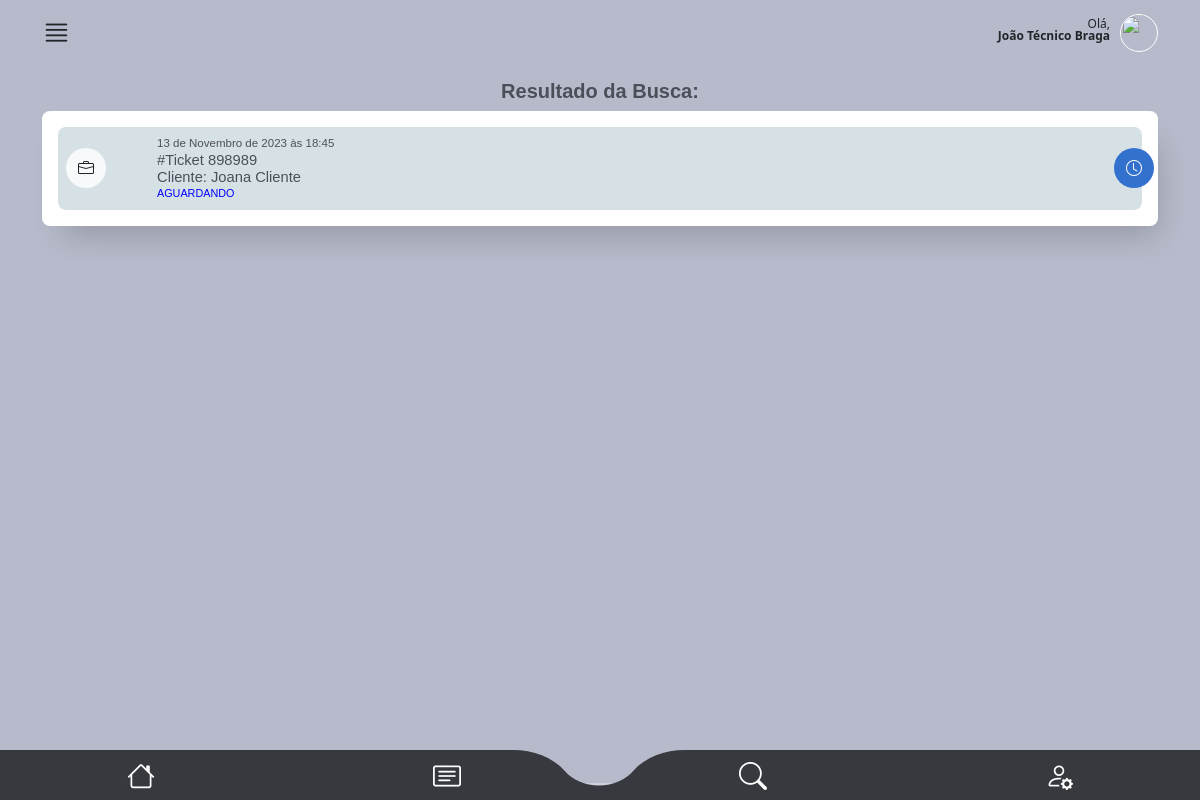
Before: /main/tela_busca_resultado/ (signed in) with the older database file.
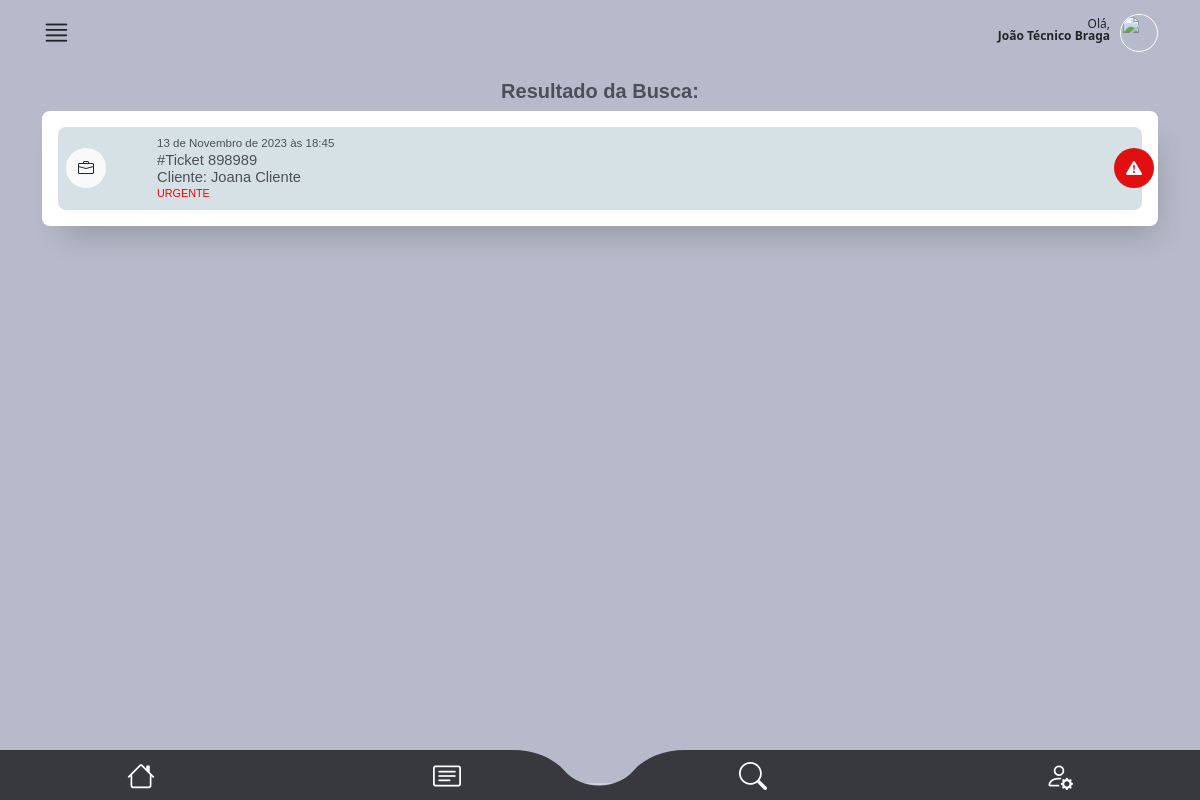
After: the same page with the newer database file.
### staff/models.py (models this page shows, shortened)
class OrdemDeServico(models.Model):
    ticket = models.CharField(max_length=200, unique=True)
    tecnico = models.ForeignKey(
        CustomUser, on_delete=models.CASCADE, related_name="ordens_técnico"
    )
    staff = models.ForeignKey(
        CustomUser, on_delete=models.CASCADE, related_name="ordens_staff"
    )
    descricao = models.TextField(max_length=600)
    previsao_chegada = models.DateTimeField(editable=True)
    previsao_execucao = models.DateTimeField(editable=True)
    material = models.CharField(max_length=100, validators=[MinLengthValidator(3)])
    equipamento = models.CharField(max_length=100, validators=[MinLengthValidator(3)])
    data_criacao = models.DateTimeField(auto_now_add=True)
    cliente = models.ForeignKey(Cliente, on_delete=models.CASCADE)
    contrato = models.CharField(max_length=700, null=True, blank=True)
    atividade = models.CharField(max_length=50, choices=ACTIVITY_CHOICES)
    status_tecnico = models.CharField(max_length=50, choices=TECNICAL_CHOICES)
    status = models.CharField(
        max_length=10, choices=STATUS_CHOICES, default="Aguardando"
    )
    atraso_em_minutos = models.CharField(
        max_length=50, choices=ATRASO_CHOICES
    )
    atraso_descricao = models.TextField(max_length=400)
    descricao_reagendamento = models.TextField(max_length=400)
    vezes_reagendada = models.IntegerField(default=0)

class Cliente(models.Model):
    nome = models.CharField(max_length=50, validators=[MinLengthValidator(3)])
    rg = models.CharField(max_length=12, validators=[MinLengthValidator(3)])
    endereco = models.ForeignKey(Endereco, on_delete=models.CASCADE)
    telefone1 = models.CharField(max_length=15, validators=[MinLengthValidator(3)])
    telefone2 = models.CharField(max_length=15, validators=[MinLengthValidator(3)])

### main/views.py (the view, shortened to what this page needs)
@user_passes_test(is_tecnico)
def tela_busca_resultado(request):
    ordens = OrdemDeServico.objects.filter(
        tecnico=request.user,
        status__in=["Atenção", "Urgente", "Aguardando", "Concluído"],
    )
    return render(request, "tela_busca_resultado.html", {"ordens": ordens})

### main/helpers.py (called while the page is built)
def is_tecnico(user):
    return user.groups.filter(name="Técnico").exists()

### main/templates/tela_busca_resultado.html (shortened to what this page needs)
{% extends "base2.html" %}
{%load static%}
{% block rest %}
<section id="oc_lista">
    <div class="container">
      <div class="row">
        <div class="col-10 offset-1 text-center mt-3">
          <h5 class="font-bold color04">Resultado da Busca:</h5>
        </div>
      </div>
      <div class="listas_here box-shadow">
        <div class="tab-content" id="pills-tabContent">
            <div class="tab-pane pt-3 fade show active" id="pills-01" role="tabpanel" aria-labelledby="pills-home-tab" tabindex="0">
        {% if ordens %}
            {% for ordem in ordens %}
              <div class="oc_lista_item">
                <a href="{% url 'os_detail' ordem.id %}" class="a-whole"></a>
                <div class="row">
                    <div class="col-2 col-md-1">
                        <div class="icon bg-light"><i class="bi bi-briefcase text-dark"></i></div>
                    </div>
                    <div class="col-9 col-md-11">
                        <div class="oc_l_data color04 font-light">{{ordem.previsao_chegada}}</div>
                        <div class="oc_l_nome font-medium color04">#Ticket {{ordem.ticket}}</div>
                        <div class="oc_l_nome font-medium color04">Cliente: {{ordem.cliente.nome}}</div>
                        <div class="oc_l_status font-medium {% if ordem.status == 'Urgente' %}color-red{% elif ordem.status == 'Atenção' %}color-yellow{% elif ordem.status == 'Aguardando' %}color-blue{% elif ordem.status == 'Concluído' %}color-green{% endif %}">{{ ordem.status }}</div>
                    </div>
                    {% if ordem.status == "Urgente" %}
                    <div class="status_icon bg05 text-light">
                        <i class="bi bi-exclamation-triangle-fill"></i>
                    </div>
                {% elif ordem.status == "Atenção" %}
                    <div class="status_icon bg06 text-dark">
                        <i class="bi bi-flag"></i>
                    </div>
                {% elif ordem.status == "Aguardando" %}
                    <div class="status_icon bg01 text-light">
                        <i class="bi bi-clock"></i>
                    </div>
                    {% elif ordem.status == "Concluído" %}
                    <div class="status_icon bg02 text-light">
                      <i class="bi bi-check-circle"></i>
                  </div>
                {% endif %}
                </div>
              </div>
              {% endfor %}
            {% endif %}
            </div>
        </div>
    </div>
    </div>
  </section>
{% endblock %}

Changed rows visible on the page:
changed OrdemDeServico "Joana Cliente": status "AGUARDANDO" → "URGENTE"
